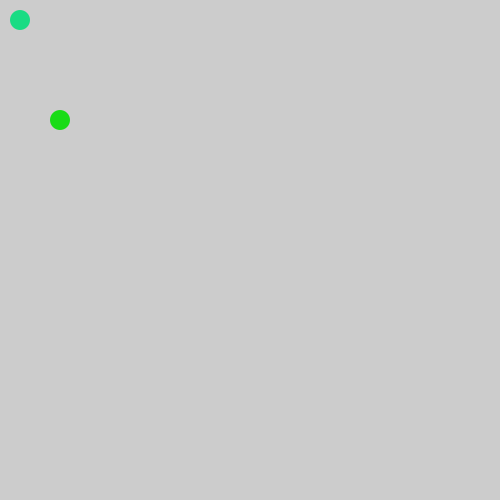
Frame 1 (no input)
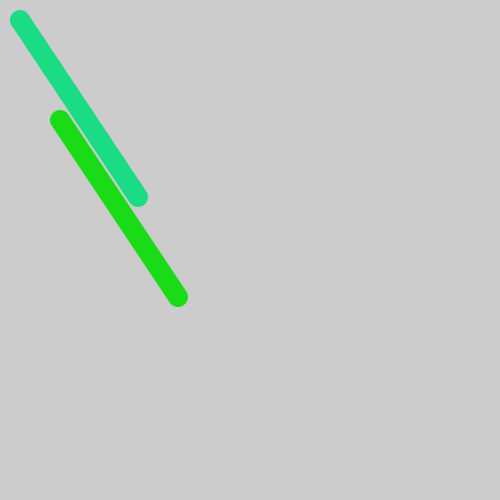
Frame 60 (the mouse pressed at the canvas centre just before this capture)
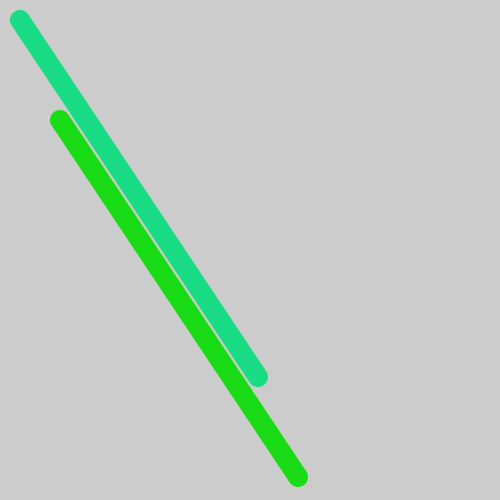
Frame 120 (the mouse held since frame 60 and released just before this capture)

The Processing sketch that drew these frames (run headless with seeded random() and noise(); from frame 60 on, the mouse is pressed at the canvas centre):

// Processing sketch: processing_152022
// ── processing_152022.pde

class Ball {
  color ballColor;
  float xPos, yPos;
  float xSpeed, ySpeed;
  float size;


  Ball(color _ballColor, float _xPos, float _yPos, float _xSpeed, float _ySpeed, float _size) {

    ballColor = _ballColor;
    xPos = _xPos;
    yPos = _yPos;
    xSpeed = _xSpeed;
    ySpeed = _ySpeed;
    size = _size;
  }

  void display() {
    noStroke();
    fill(ballColor);
    ellipse(xPos, yPos, size, size);
  }
  void move() {

    xPos = xPos + xSpeed;
    yPos = yPos + ySpeed;
    if (xPos > width || xPos < 0) {
      xSpeed = xSpeed * -1;
    }
    if (yPos > height || yPos < 0) {
      ySpeed = ySpeed * -1;
    }
  }
}

Ball ball1, ball2;





void setup() {
  size(500, 500);
  ball1 = new Ball(color(25, 220, 22), 60, 120, 2, 3, 20);
  ball2 = new Ball(color(25, 220, 132), 20, 20, 2, 3, 20);
}


void draw() {
  
  ball1.display();
  ball1.move();
  ball2.display();
  ball2.move();
  
}
